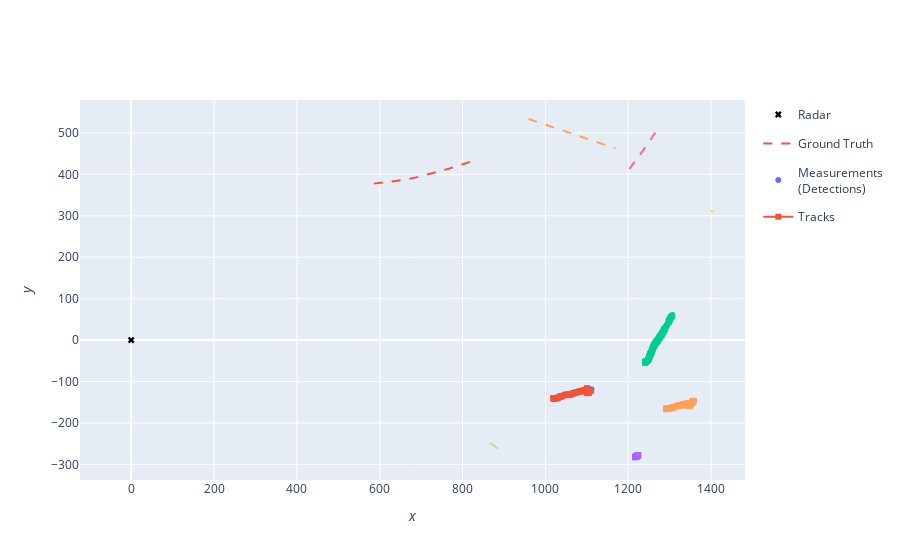

Notebook code cell kept with this figure:
### Markdown cell above
## Plot simulation results

### Code cell
from stonesoup.plotter import Plotterly

# plotter = Plotterly()
# plotter.plot_sensors(radar, "Radar")
# plotter.plot_ground_truths(all_truths, [0, 2])
# plotter.plot_measurements(all_measurements, [0, 2])
# plotter.plot_tracks(all_tracks, [0,2])
# plotter.fig

plotter2 = Plotterly()
plotter2.plot_sensors(radar, "Radar")
plotter2.plot_ground_truths(truths, [0, 2])
plotter2.plot_measurements(detections, [0, 2])
plotter2.plot_tracks(confirmed_tracks, [0,2])
plotter2.fig
